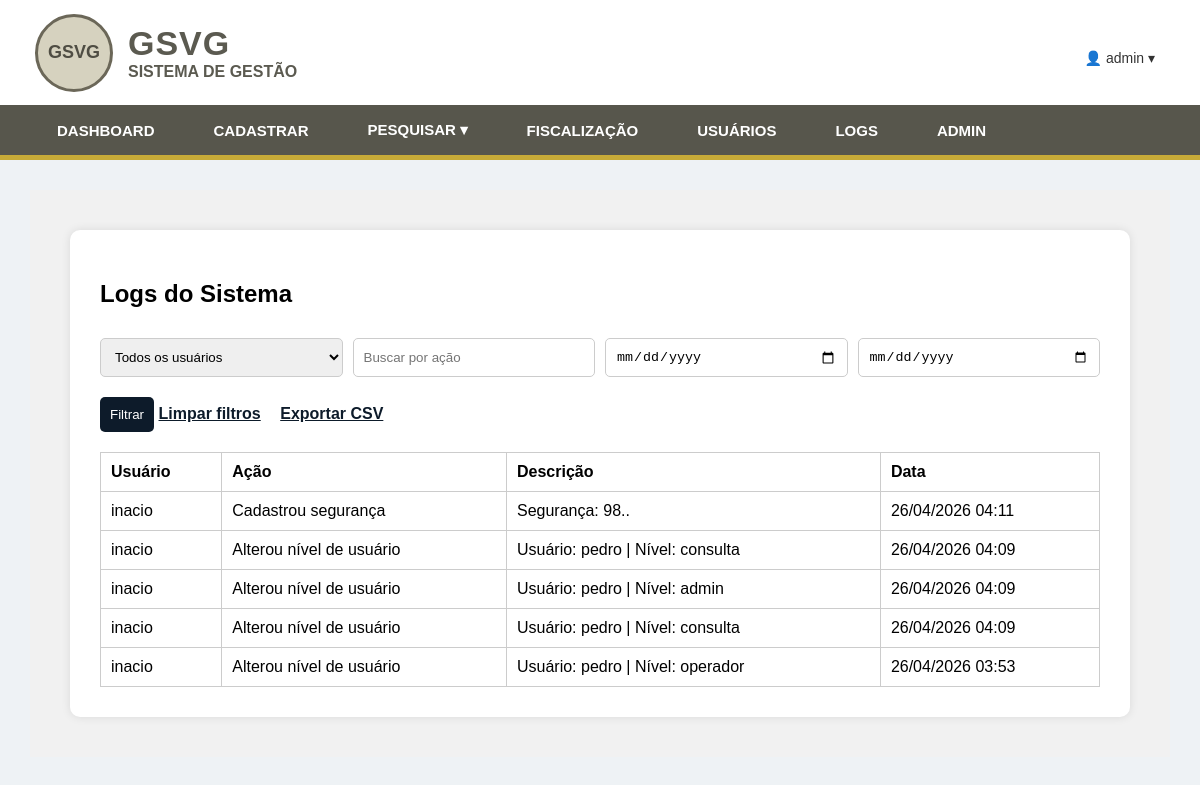
Page /logs/ (signed in) on the earlier database version.
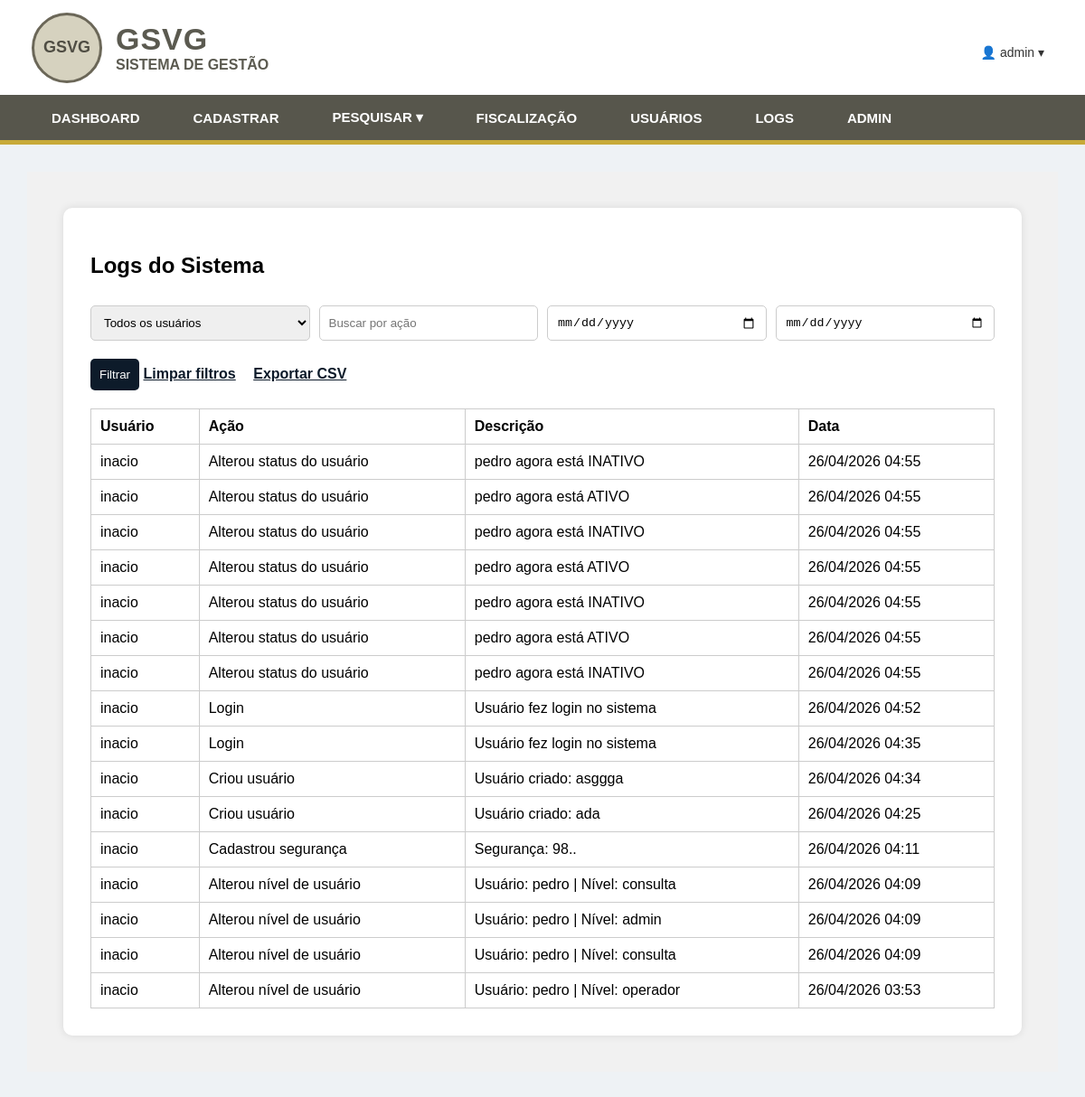
Same page on the later database version.
### cadastro/models.py (models this page shows, shortened)
class LogAcao(models.Model):
    usuario = models.ForeignKey(User, on_delete=models.SET_NULL, null=True)
    acao = models.CharField(max_length=100)
    descricao = models.TextField()
    data = models.DateTimeField(auto_now_add=True)

### cadastro/views.py (the view)
# urls.py: path('logs/', logs),
@login_required
@permissao_requerida('logs')
def logs(request):
    usuario_id = request.GET.get('usuario', '')
    acao = request.GET.get('acao', '')
    data_inicio = request.GET.get('data_inicio', '')
    data_fim = request.GET.get('data_fim', '')
    logs = LogAcao.objects.all().order_by('-data')
    usuarios = User.objects.all().order_by('username')
    if usuario_id:
        logs = logs.filter(usuario_id=usuario_id)
    if acao:
        logs = logs.filter(acao__icontains=acao)
    if data_inicio:
        logs = logs.filter(data__date__gte=data_inicio)
    if data_fim:
        logs = logs.filter(data__date__lte=data_fim)
    return render(request, 'cadastro/logs.html', {
        'logs': logs,
        'usuarios': usuarios,
        'usuario_id': usuario_id,
        'acao': acao,
        'data_inicio': data_inicio,
        'data_fim': data_fim,
    })

### cadastro/views.py (called while the page is built)
def tem_permissao(usuario, rota):
    if not usuario.is_authenticated:
        return False
    if usuario.is_superuser:
        return True
    return PermissaoUsuario.objects.filter(
        usuario=usuario,
        pagina__rota=rota,
        liberado=True
    ).exists()

def permissao_requerida(rota):
    def decorator(view_func):
        @wraps(view_func)
        def _wrapped_view(request, *args, **kwargs):
            if not tem_permissao(request.user, rota):
                return redirect('/sem-permissao/')
            return view_func(request, *args, **kwargs)
        return _wrapped_view
    return decorator

### templates/cadastro/logs.html (shortened to what this page needs)
{% extends 'cadastro/base.html' %}
{% block content %}
<div class="pagina">
<div class="box">
<h2>Logs do Sistema</h2>
<form method="get">
<div class="filtros">
<select name="usuario">
<option value="">Todos os usuários</option>
</select>
<input type="text" name="acao" value="{{ acao }}" placeholder="Buscar por ação">
<input type="date" name="data_inicio" value="{{ data_inicio }}">
<input type="date" name="data_fim" value="{{ data_fim }}">
</div>
<div class="acoes">
<button type="submit">Filtrar</button>
<a href="/logs/">Limpar filtros</a>
<a href="/exportar-logs/">Exportar CSV</a>
</div>
</form>
<table>
<tr>
<th>Usuário</th>
<th>Ação</th>
<th>Descrição</th>
<th>Data</th>
</tr>
{% for log in logs %}
<tr>
<td>{{ log.usuario.username }}</td>
<td>{{ log.acao }}</td>
<td>{{ log.descricao }}</td>
<td>{{ log.data|date:"d/m/Y H:i" }}</td>
</tr>
{% empty %}
<tr>
<td colspan="4">Nenhum log encontrado.</td>
</tr>
{% endfor %}
</table>
</div>
</div>
{% endblock %}

### templates/cadastro/base.html (shortened to what this page needs)
<!DOCTYPE html>
<html lang="pt-br">
<head>
</head>
<body>
<header class="top-header">
    <div class="logo-area">
        <div class="logo-circle">GSVG</div>
        <div class="logo-texto">
            <h1>GSVG</h1>
            <span>SISTEMA DE GESTÃO</span>
        </div>
    </div>
    <div class="usuario-menu">
        <button type="button" class="usuario-btn">
            👤 {{ request.user.username }} ▾
        </button>
    </div>
</header>
<nav class="menu-bar">
    <div class="menu">
        <a href="/painel/">DASHBOARD</a>
        <a href="/cadastrar/">CADASTRAR</a>
        <div class="menu-item">
            <a href="#">PESQUISAR ▾</a>
        </div>
	<a href="/fiscalizacao/">FISCALIZAÇÃO</a>
        <a href="/usuarios/">USUÁRIOS</a>
        <a href="/logs/">LOGS</a>
        <a href="/admin/">ADMIN</a>
    </div>
</nav>
<main class="conteudo">
    {% block content %}
    {% endblock %}
</main>
</body>
</html>

### templates/cadastro/base.html (style rules this page uses)
body { margin: 0; font-family: Arial, sans-serif; background: #eef2f5; }
.top-header { height: 105px; background: #ffffff; display: flex; align-items: center; justify-content: space-between; padding: 0 35px; box-sizing: border-box; }
.logo-area { display: flex; align-items: center; gap: 15px; }
.logo-circle { width: 72px; height: 72px; border-radius: 50%; background: #d6d2bf; border: 3px solid #6b6758; display: flex; align-items: center; justify-content: center; font-weight: bold; color: #4f4d43; font-size: 18px; }
.logo-texto h1 { margin: 0; color: #5b5a50; font-size: 34px; font-weight: 800; letter-spacing: 1px; }
.logo-texto span { color: #5b5a50; font-size: 16px; font-weight: bold; }
.usuario-menu { position: relative; }
.usuario-btn { background: none; border: none; color: #333; font-size: 14px; cursor: pointer; }
.menu-bar { height: 50px; background: #57564c; border-bottom: 5px solid #c7aa38; display: flex; align-items: center; padding: 0 35px; }
.menu { display: flex; align-items: center; height: 100%; }
.menu a { color: white; text-decoration: none; padding: 0 22px; height: 50px; display: flex; align-items: center; font-weight: bold; font-size: 15px; box-sizing: border-box; transition: background-color 0.15s ease; }
.menu a, .menu a:hover { transform: none !important; }
.menu-item { position: relative; height: 100%; display: flex; align-items: center; }
.conteudo { padding: 30px; }

### templates/cadastro/logs.html (style rules this page uses)
.pagina { background:#f1f1f1;padding:40px }
.box { background:white;padding:30px;border-radius:10px;max-width:1200px;margin:auto;box-shadow:0 0 10px rgba(0,0,0,.1) }
input,select,button { padding:10px;margin-top:10px;border:1px solid #ccc;border-radius:5px }
button { background:#0d1b2a;color:white;border:none;cursor:pointer }
table { width:100%;border-collapse:collapse;margin-top:20px }
th,td { padding:10px;border:1px solid #ccc;text-align:left }
.filtros { display:grid;grid-template-columns:1fr 1fr 1fr 1fr;gap:10px }
.acoes { margin-top:10px }
a { color:#0d1b2a;font-weight:bold;margin-right:15px }

Differences in the rows shown:
added LogAcao: usuario.username "inacio", acao "Alterou status do usuário", descricao "pedro agora está INATIVO", data "26/04/2026 04:55"
added LogAcao: usuario.username "inacio", acao "Alterou status do usuário", descricao "pedro agora está ATIVO", data "26/04/2026 04:55"
added LogAcao: usuario.username "inacio", acao "Alterou status do usuário", descricao "pedro agora está INATIVO", data "26/04/2026 04:55"
added LogAcao: usuario.username "inacio", acao "Alterou status do usuário", descricao "pedro agora está ATIVO", data "26/04/2026 04:55"
added LogAcao: usuario.username "inacio", acao "Alterou status do usuário", descricao "pedro agora está INATIVO", data "26/04/2026 04:55"
added LogAcao: usuario.username "inacio", acao "Alterou status do usuário", descricao "pedro agora está ATIVO", data "26/04/2026 04:55"
added LogAcao: usuario.username "inacio", acao "Alterou status do usuário", descricao "pedro agora está INATIVO", data "26/04/2026 04:55"
added LogAcao: usuario.username "inacio", acao "Login", descricao "Usuário fez login no sistema", data "26/04/2026 04:52"
added LogAcao: usuario.username "inacio", acao "Login", descricao "Usuário fez login no sistema", data "26/04/2026 04:35"
added LogAcao: usuario.username "inacio", acao "Criou usuário", descricao "Usuário criado: asggga", data "26/04/2026 04:34"
added LogAcao: usuario.username "inacio", acao "Criou usuário", descricao "Usuário criado: ada", data "26/04/2026 04:25"
